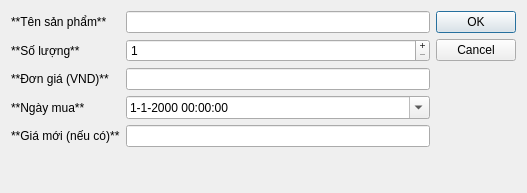
<?xml version="1.0" encoding="UTF-8"?>
<ui version="4.0">
 <class>p2Invoice</class>
 <widget class="QDialog" name="p2Invoice">
  <property name="geometry">
   <rect>
    <x>0</x>
    <y>0</y>
    <width>527</width>
    <height>193</height>
   </rect>
  </property>
  <property name="windowTitle">
   <string>Thêm sản phẩm vào hóa đơn</string>
  </property>
  <layout class="QGridLayout" name="gridLayout">
   <item row="0" column="0">
    <widget class="QLabel" name="label">
     <property name="text">
      <string>**Tên sản phẩm**</string>
     </property>
     <property name="textFormat">
      <enum>Qt::MarkdownText</enum>
     </property>
    </widget>
   </item>
   <item row="0" column="1">
    <widget class="QLineEdit" name="p_name_input"/>
   </item>
   <item row="1" column="0">
    <widget class="QLabel" name="label_2">
     <property name="text">
      <string>**Số lượng**</string>
     </property>
     <property name="textFormat">
      <enum>Qt::MarkdownText</enum>
     </property>
    </widget>
   </item>
   <item row="1" column="1">
    <widget class="QSpinBox" name="p_quantity_input">
     <property name="buttonSymbols">
      <enum>QAbstractSpinBox::PlusMinus</enum>
     </property>
     <property name="minimum">
      <number>1</number>
     </property>
    </widget>
   </item>
   <item row="2" column="0">
    <widget class="QLabel" name="label_3">
     <property name="text">
      <string>**Đơn giá (VND)**</string>
     </property>
     <property name="textFormat">
      <enum>Qt::MarkdownText</enum>
     </property>
    </widget>
   </item>
   <item row="2" column="1">
    <widget class="QLineEdit" name="unit_price_input">
     <property name="font">
      <font>
       <weight>75</weight>
       <bold>true</bold>
      </font>
     </property>
     <property name="readOnly">
      <bool>true</bool>
     </property>
    </widget>
   </item>
   <item row="3" column="0">
    <widget class="QLabel" name="label_5">
     <property name="text">
      <string>**Ngày mua**</string>
     </property>
     <property name="textFormat">
      <enum>Qt::MarkdownText</enum>
     </property>
    </widget>
   </item>
   <item row="3" column="1">
    <widget class="QDateTimeEdit" name="create_date">
     <property name="displayFormat">
      <string>d-M-yyyy hh:mm:ss</string>
     </property>
     <property name="calendarPopup">
      <bool>true</bool>
     </property>
    </widget>
   </item>
   <item row="4" column="0">
    <widget class="QLabel" name="label_4">
     <property name="text">
      <string>**Giá mới (nếu có)**</string>
     </property>
     <property name="textFormat">
      <enum>Qt::MarkdownText</enum>
     </property>
    </widget>
   </item>
   <item row="4" column="1">
    <widget class="QLineEdit" name="new_unit_price_input"/>
   </item>
   <item row="5" column="1">
    <widget class="QLabel" name="new_unit_price_warning">
     <property name="text">
      <string/>
     </property>
     <property name="textFormat">
      <enum>Qt::MarkdownText</enum>
     </property>
    </widget>
   </item>
   <item row="0" column="2" rowspan="5">
    <widget class="QDialogButtonBox" name="buttonBox">
     <property name="orientation">
      <enum>Qt::Vertical</enum>
     </property>
     <property name="standardButtons">
      <set>QDialogButtonBox::Cancel|QDialogButtonBox::Ok</set>
     </property>
    </widget>
   </item>
  </layout>
 </widget>
 <resources/>
 <connections>
  <connection>
   <sender>buttonBox</sender>
   <signal>accepted()</signal>
   <receiver>p2Invoice</receiver>
   <slot>accept()</slot>
   <hints>
    <hint type="sourcelabel">
     <x>248</x>
     <y>254</y>
    </hint>
    <hint type="destinationlabel">
     <x>157</x>
     <y>274</y>
    </hint>
   </hints>
  </connection>
  <connection>
   <sender>buttonBox</sender>
   <signal>rejected()</signal>
   <receiver>p2Invoice</receiver>
   <slot>reject()</slot>
   <hints>
    <hint type="sourcelabel">
     <x>316</x>
     <y>260</y>
    </hint>
    <hint type="destinationlabel">
     <x>286</x>
     <y>274</y>
    </hint>
   </hints>
  </connection>
 </connections>
</ui>
